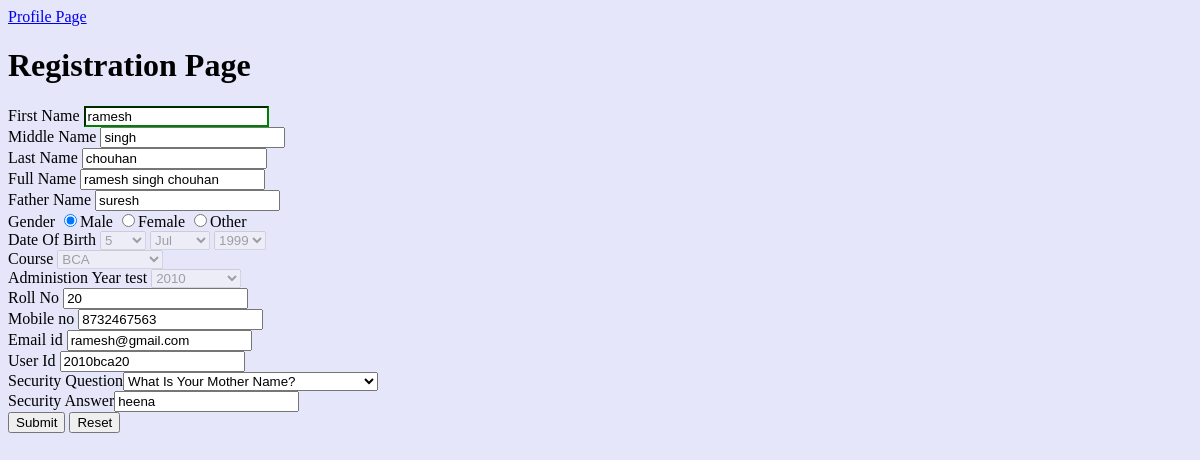
/profile_edit_student.php (signed in), run on an earlier commit of the app's database.
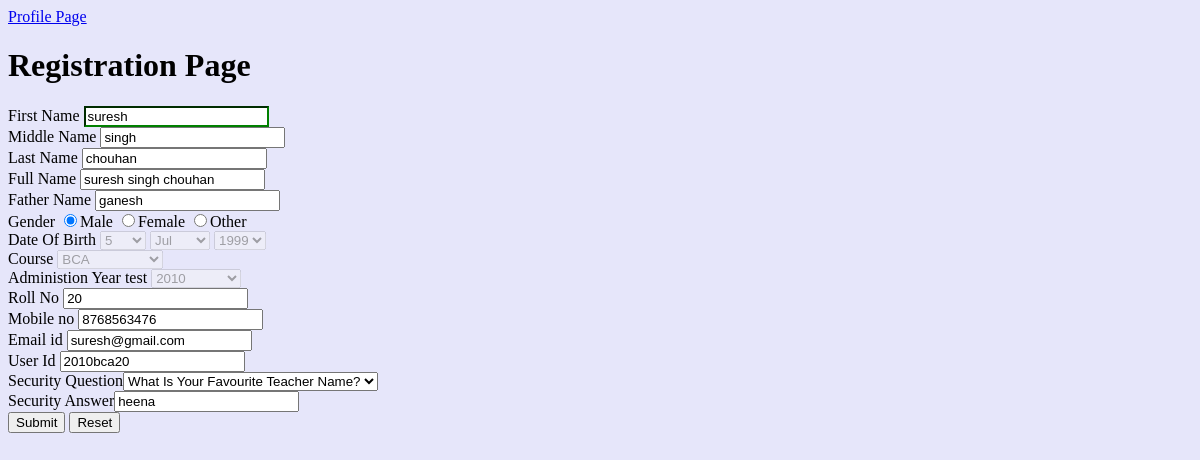
And on a later commit of the database.
### tables this page shows
CREATE TABLE IF NOT EXISTS `student_details` (
  `student_id` varchar(20) NOT NULL,
  `f_name` varchar(45) NOT NULL,
  `m_name` varchar(45) NOT NULL,
  `l_name` varchar(45) NOT NULL,
  `full_name` varchar(100) NOT NULL,
  `father_name` varchar(100) NOT NULL,
  `gender` enum('male','female','other') NOT NULL,
  `mob_no` bigint(11) NOT NULL,
  `email_id` varchar(255) NOT NULL,
  `admin_year` year(4) NOT NULL,
  `roll_no` int(3) NOT NULL,
  `course` varchar(20) NOT NULL,
  `dob` date NOT NULL,
  KEY `student_id` (`student_id`)
);

CREATE TABLE IF NOT EXISTS `users_details` (
  `user_id` varchar(30) NOT NULL,
  `password` varchar(255) NOT NULL,
  `security_ques` enum('favourite teacher','mother name','childhood friend','favourite food') NOT NULL,
  `security_ans` varchar(60) NOT NULL,
  `user_type` varchar(20) NOT NULL,
  `status` enum('active','deactive') NOT NULL,
  PRIMARY KEY (`user_id`)
);

### profile_edit_student.php (the view, shortened to what the changed rows need)
<?php
$uidl =$_SESSION['studentid'];
$result = mysql_query("SELECT ud.`security_ques`,ud.`security_ans`,s.`student_id`,s.`f_name`,s.`m_name`,s.`l_name`,s.`full_name`,s.`father_name`,s.`gender`,s.`mob_no`,s.`email_id`,s.`admin_year`,s.`roll_no`,s.`course`,s.`dob`  from users_details ud,student_details s where ud.user_id='$uidl' and s.student_id='$uidl'")or die("error in query");
$test = mysql_fetch_array($result);
				$firstn=$test['f_name'];
				$middlen=$test['m_name'];
				$lastn=$test['l_name'];
				$fulln=$test['full_name'];
				$fathn=$test['father_name'];
				$gender=$test['gender'];
				$course=$test['course'];
				$admin_year=$test['admin_year'];
				$rolln=$test['roll_no'];
				$mobn=$test['mob_no'];
				$emailn=$test['email_id'];
				$uidn=$test['student_id'];
				$secur_ques=$test['security_ques'];
				$secur_ans=$test['security_ans'];
?>
<html>
<head>
</head>
<body onLoad="document.p.fnam.focus()" bgcolor="LAVENDER">
<h1>Registration Page</h1>
<form name="p" method="post" onSubmit="return ch()">
<div><label for="fnam">First Name&nbsp;</label><input type="text" name="fnam" id="fname" placeholder="First Name" onBlur="fn()" onKeyPress="return lettersOnly(event)" onChange="genfullnam()" value="<?php if(isset($firstn)){echo $firstn;} ?>" readonly><span id="fnerr"></span></div>
<div><label for="mnam">Middle Name&nbsp;</label><input type="text" name="mnam" id="mname" placeholder="Middle Name" onBlur="mn()" onChange="genfullnam()" onKeyPress="return lettersOnly(event)" value="<?php echo $middlen ?>" readonly><span id="mnerr"></span></div>
<div><label for="lnam">Last Name&nbsp;</label><input type="text" name="lnam" id="lname" placeholder="Last Name" onBlur="ln()" onChange="genfullnam()" onKeyPress="return lettersOnly(event)" value="<?php echo $lastn ?>" readonly><span id="lnerr"></span></div>
<div><label for="funam">Full Name&nbsp;</label><input type="text" name="funam" id="fullname" placeholder="Full Name" onBlur="fu()" onKeyPress="return lettersOnly(event)" value="<?php echo $fulln ?>" readonly><span id="fuerr"></span></div>
<div><label for="fanam">Father Name&nbsp;</label><input type="text" name="fanam" placeholder="Father Name" onBlur="fan()" onKeyPress="return lettersOnly(event)" value="<?php echo $fathn ?>" readonly><span id="faerr"></span></div>
<div><label for="gen">Gender&nbsp;</label><input type="radio" name="gen" value="Male" <?php if($gender=="male") echo "checked" ?> onclick="javascript: return false;">Male
<input type="radio" name="gen" value="Female" <?php if($gender=="female") echo "checked" ?> onclick="javascript: return false;">Female
<input type="radio" name="gen" value="other" <?php if($gender=="other") echo "checked" ?> onclick="javascript: return false;">Other
<span id="generr"></span></div>
<div><label for="co">Course&nbsp;</label><select name="co" id="cos" disabled>
<option value="BCA" name="bca" <?php if($course=="BCA") echo "selected" ?>>BCA</option>
</select><span id="coerr"></span></div>
<div><label for="ye">Administion Year test&nbsp;</label><select name="ye" id="yea" onblur="yer()" disabled>
<?php for($i=2010;$i<2031;$i++){
?>
	<option value="<?php echo $i ?>" <?php if($admin_year==$i){echo "selected"; }  ?> >
	<?php echo $i; ?>
<?php	} ?>
</select><span id="yeerr"></span></div>
<div><label for="roll">Roll No&nbsp;</label><input type="text" name="roll" id="roll" placeholder="eg:-15" onkeypress="return isNumber(event)" readonly value="<?php echo $rolln ?>"><span id="rollerr"></span></div>
<div><label for="mo">Mobile no&nbsp;</label><input type="text" name="mo" placeholder="eg:-9587823867" onBlur="mob()" onkeypress="return isNumber(event)" value="<?php echo $mobn ?>" required><span id="moerr"></span></div>
<div><label for="em">Email id&nbsp;</label><input type="text" name="em" placeholder="Email id eg:abc@gmail.com" onBlur="ema()" value="<?php echo $emailn ?>" required><span id="emerr"></span></div>
<div><label for="userid">User Id&nbsp;</label><input type="text" name="userid" id="usi" value="<?php echo $uidn ?>" readonly></div>
<div><label for="secr">Security Question</label><select name="secr" onBlur="sec()">
	<option value="favourite teacher" <?php if($secur_ques=="favourite teacher") echo "selected" ?>>What Is Your Favourite Teacher Name&#63;</option>
	<option value="mother name" <?php if($secur_ques=="mother name") echo "selected" ?>>What Is Your Mother Name&#63;</option>
	<option value="favourite food" <?php if($secur_ques=="favourite food") echo "selected" ?>>What Is Your Favourite Food&#63;</option></select><span id="secerr"></span></div>
<div><label for="seca">Security Answer</label><input type="text" name="seca" placeholder="eg:-ram" onKeyPress="return lettersOnly(event)" onBlur="secan()" value="<?php echo $secur_ans ?>" required><span id="secaerr"></span></div>
</form>
</body>
</html>

What changed in the data, as far as the page shows it:
changed student_details "suresh": fnam "ramesh" → "suresh"; funam "ramesh singh chouhan" → "suresh singh chouhan"; fanam "suresh" → "ganesh"; mo "8732467563" → "8768563476"; em "ramesh@gmail.com" → "suresh@gmail.com"
changed users_details: secr "What Is Your Mother Name?" → "What Is Your Favourite Teacher Name?"
